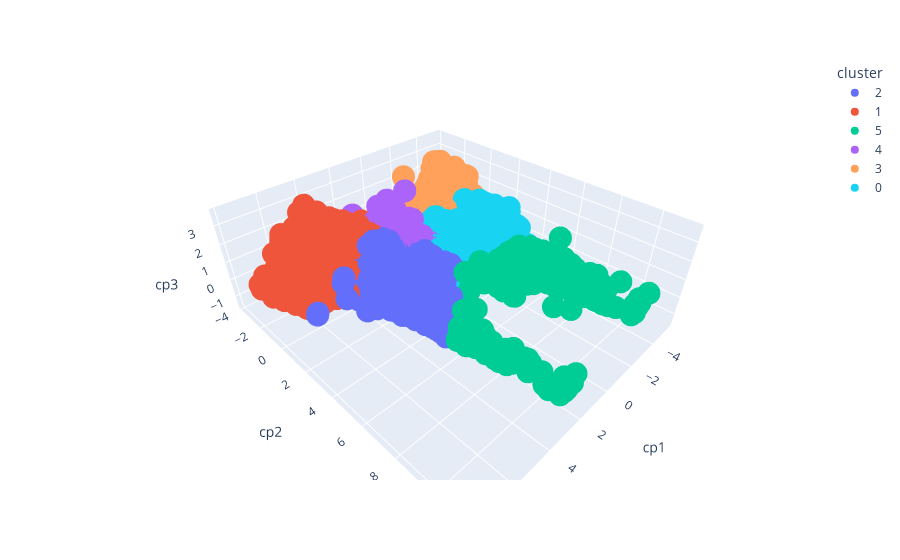

Write notebook code for a chart like this one.
### Code cell
import plotly.express as px

df_pca['cluster'] = df['cluster'].astype(str) 

print(df_pca.head())

fig = px.scatter_3d(df_pca, x='cp1', y='cp2', z='cp3',
              color='cluster')

fig.show()

### Figure 1 — Plotly figure (JSON) as saved in the notebook; plotly's stock layout.template omitted (floating-point values rounded to 4 significant figures; data arrays with more than 128 entries replaced by an {"elided": "..."} marker saying what was removed)
{"data": [{"hovertemplate": "cluster=2<br>cp1=%{x}<br>cp2=%{y}<br>cp3=%{z}<extra></extra>", "legendgroup": "2", "marker": {"color": "#636efa", "symbol": "circle"}, "mode": "markers", "name": "2", "scene": "scene", "showlegend": true, "type": "scatter3d", "x": {"elided": "2771 float values"}, "y": {"elided": "2771 float values"}, "z": {"elided": "2771 float values"}}, {"hovertemplate": "cluster=1<br>cp1=%{x}<br>cp2=%{y}<br>cp3=%{z}<extra></extra>", "legendgroup": "1", "marker": {"color": "#EF553B", "symbol": "circle"}, "mode": "markers", "name": "1", "scene": "scene", "showlegend": true, "type": "scatter3d", "x": {"elided": "4875 float values"}, "y": {"elided": "4875 float values"}, "z": {"elided": "4875 float values"}}, {"hovertemplate": "cluster=5<br>cp1=%{x}<br>cp2=%{y}<br>cp3=%{z}<extra></extra>", "legendgroup": "5", "marker": {"color": "#00cc96", "symbol": "circle"}, "mode": "markers", "name": "5", "scene": "scene", "showlegend": true, "type": "scatter3d", "x": {"elided": "535 float values"}, "y": {"elided": "535 float values"}, "z": {"elided": "535 float values"}}, {"hovertemplate": "cluster=4<br>cp1=%{x}<br>cp2=%{y}<br>cp3=%{z}<extra></extra>", "legendgroup": "4", "marker": {"color": "#ab63fa", "symbol": "circle"}, "mode": "markers", "name": "4", "scene": "scene", "showlegend": true, "type": "scatter3d", "x": {"elided": "1677 float values"}, "y": {"elided": "1677 float values"}, "z": {"elided": "1677 float values"}}, {"hovertemplate": "cluster=3<br>cp1=%{x}<br>cp2=%{y}<br>cp3=%{z}<extra></extra>", "legendgroup": "3", "marker": {"color": "#FFA15A", "symbol": "circle"}, "mode": "markers", "name": "3", "scene": "scene", "showlegend": true, "type": "scatter3d", "x": {"elided": "6620 float values"}, "y": {"elided": "6620 float values"}, "z": {"elided": "6620 float values"}}, {"hovertemplate": "cluster=0<br>cp1=%{x}<br>cp2=%{y}<br>cp3=%{z}<extra></extra>", "legendgroup": "0", "marker": {"color": "#19d3f3", "symbol": "circle"}, "mode": "markers", "name": "0", "scene": "scene", "showlegend": true, "type": "scatter3d", "x": {"elided": "4162 float values"}, "y": {"elided": "4162 float values"}, "z": {"elided": "4162 float values"}}], "layout": {"legend": {"title": {"text": "cluster"}, "tracegroupgap": 0}, "margin": {"t": 60}, "scene": {"domain": {"x": [0, 1], "y": [0, 1]}, "xaxis": {"title": {"text": "cp1"}}, "yaxis": {"title": {"text": "cp2"}}, "zaxis": {"title": {"text": "cp3"}}}}}
